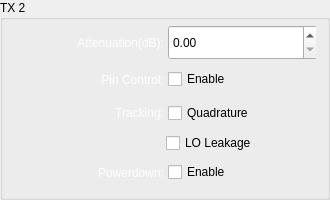
                   <widget class="QGroupBox" name="groupBox_7">
                    <property name="sizePolicy">
                     <sizepolicy hsizetype="Expanding" vsizetype="Expanding">
                      <horstretch>0</horstretch>
                      <verstretch>0</verstretch>
                     </sizepolicy>
                    </property>
                    <property name="minimumSize">
                     <size>
                      <width>330</width>
                      <height>200</height>
                     </size>
                    </property>
                    <property name="maximumSize">
                     <size>
                      <width>330</width>
                      <height>200</height>
                     </size>
                    </property>
                    <property name="title">
                     <string>TX 2</string>
                    </property>
                    <layout class="QVBoxLayout" name="verticalLayout_14">
                     <property name="topMargin">
                      <number>5</number>
                     </property>
                     <item>
                      <widget class="QFrame" name="frame_5">
                       <property name="sizePolicy">
                        <sizepolicy hsizetype="Expanding" vsizetype="Expanding">
                         <horstretch>0</horstretch>
                         <verstretch>0</verstretch>
                        </sizepolicy>
                       </property>
                       <property name="maximumSize">
                        <size>
                         <width>16777215</width>
                         <height>50</height>
                        </size>
                       </property>
                       <layout class="QHBoxLayout" name="horizontalLayout_18">
                        <property name="leftMargin">
                         <number>0</number>
                        </property>
                        <property name="topMargin">
                         <number>0</number>
                        </property>
                        <property name="rightMargin">
                         <number>0</number>
                        </property>
                        <property name="bottomMargin">
                         <number>0</number>
                        </property>
                        <item>
                         <widget class="QLabel" name="label_32">
                          <property name="sizePolicy">
                           <sizepolicy hsizetype="Expanding" vsizetype="Expanding">
                            <horstretch>0</horstretch>
                            <verstretch>0</verstretch>
                           </sizepolicy>
                          </property>
                          <property name="minimumSize">
                           <size>
                            <width>150</width>
                            <height>0</height>
                           </size>
                          </property>
                          <property name="maximumSize">
                           <size>
                            <width>150</width>
                            <height>35</height>
                           </size>
                          </property>
                          <property name="styleSheet">
                           <string notr="true">QLabel{
color:rgb(255, 255, 255);
}</string>
                          </property>
                          <property name="text">
                           <string>Attenuation(dB):</string>
                          </property>
                          <property name="alignment">
                           <set>Qt::AlignRight|Qt::AlignTrailing|Qt::AlignVCenter</set>
                          </property>
                         </widget>
                        </item>
                        <item>
                         <widget class="QDoubleSpinBox" name="hardware_gain_tx2">
                          <property name="sizePolicy">
                           <sizepolicy hsizetype="Minimum" vsizetype="Expanding">
                            <horstretch>0</horstretch>
                            <verstretch>0</verstretch>
                           </sizepolicy>
                          </property>
                          <property name="minimumSize">
                           <size>
                            <width>150</width>
                            <height>35</height>
                           </size>
                          </property>
                          <property name="maximumSize">
                           <size>
                            <width>150</width>
                            <height>35</height>
                           </size>
                          </property>
                          <property name="maximum">
                           <double>999999999.000000000000000</double>
                          </property>
                         </widget>
                        </item>
                       </layout>
                      </widget>
                     </item>
                     <item>
                      <layout class="QHBoxLayout" name="horizontalLayout_20">
                       <item>
                        <widget class="QLabel" name="label_33">
                         <property name="sizePolicy">
                          <sizepolicy hsizetype="Expanding" vsizetype="Expanding">
                           <horstretch>0</horstretch>
                           <verstretch>0</verstretch>
                          </sizepolicy>
                         </property>
                         <property name="minimumSize">
                          <size>
                           <width>150</width>
                           <height>0</height>
                          </size>
                         </property>
                         <property name="maximumSize">
                          <size>
                           <width>150</width>
                           <height>60</height>
                          </size>
                         </property>
                         <property name="styleSheet">
                          <string notr="true">QLabel{
color:rgb(255, 255, 255);
}</string>
                         </property>
                         <property name="text">
                          <string>Pin Control:</string>
                         </property>
                         <property name="alignment">
                          <set>Qt::AlignRight|Qt::AlignTrailing|Qt::AlignVCenter</set>
                         </property>
                        </widget>
                       </item>
                       <item>
                        <widget class="QCheckBox" name="tx2_atten_control_pin_mode_en">
                         <property name="minimumSize">
                          <size>
                           <width>150</width>
                           <height>0</height>
                          </size>
                         </property>
                         <property name="maximumSize">
                          <size>
                           <width>150</width>
                           <height>16777215</height>
                          </size>
                         </property>
                         <property name="text">
                          <string>Enable</string>
                         </property>
                        </widget>
                       </item>
                      </layout>
                     </item>
                     <item>
                      <layout class="QHBoxLayout" name="horizontalLayout_55">
                       <item>
                        <widget class="QLabel" name="label_44">
                         <property name="sizePolicy">
                          <sizepolicy hsizetype="Expanding" vsizetype="Expanding">
                           <horstretch>0</horstretch>
                           <verstretch>0</verstretch>
                          </sizepolicy>
                         </property>
                         <property name="minimumSize">
                          <size>
                           <width>150</width>
                           <height>0</height>
                          </size>
                         </property>
                         <property name="maximumSize">
                          <size>
                           <width>150</width>
                           <height>60</height>
                          </size>
                         </property>
                         <property name="styleSheet">
                          <string notr="true">QLabel{
color:rgb(255, 255, 255);
}</string>
                         </property>
                         <property name="text">
                          <string>Tracking:</string>
                         </property>
                         <property name="alignment">
                          <set>Qt::AlignRight|Qt::AlignTrailing|Qt::AlignVCenter</set>
                         </property>
                        </widget>
                       </item>
                       <item>
                        <widget class="QCheckBox" name="tx2_quadrature_tracking_en">
                         <property name="minimumSize">
                          <size>
                           <width>150</width>
                           <height>0</height>
                          </size>
                         </property>
                         <property name="maximumSize">
                          <size>
                           <width>150</width>
                           <height>16777215</height>
                          </size>
                         </property>
                         <property name="text">
                          <string>Quadrature</string>
                         </property>
                        </widget>
                       </item>
                      </layout>
                     </item>
                     <item>
                      <layout class="QHBoxLayout" name="horizontalLayout_56">
                       <item>
                        <spacer name="horizontalSpacer_15">
                         <property name="orientation">
                          <enum>Qt::Horizontal</enum>
                         </property>
                         <property name="sizeHint" stdset="0">
                          <size>
                           <width>40</width>
                           <height>20</height>
                          </size>
                         </property>
                        </spacer>
                       </item>
                       <item>
                        <widget class="QCheckBox" name="tx2_lo_leakage_tracking_en">
                         <property name="minimumSize">
                          <size>
                           <width>150</width>
                           <height>0</height>
                          </size>
                         </property>
                         <property name="maximumSize">
                          <size>
                           <width>150</width>
                           <height>16777215</height>
                          </size>
                         </property>
                         <property name="text">
                          <string>LO Leakage</string>
                         </property>
                        </widget>
                       </item>
                      </layout>
                     </item>
                     <item>
                      <layout class="QHBoxLayout" name="horizontalLayout_57">
                       <item>
                        <widget class="QLabel" name="label_48">
                         <property name="sizePolicy">
                          <sizepolicy hsizetype="Expanding" vsizetype="Expanding">
                           <horstretch>0</horstretch>
                           <verstretch>0</verstretch>
                          </sizepolicy>
                         </property>
                         <property name="minimumSize">
                          <size>
                           <width>150</width>
                           <height>0</height>
                          </size>
                         </property>
                         <property name="maximumSize">
                          <size>
                           <width>150</width>
                           <height>60</height>
                          </size>
                         </property>
                         <property name="styleSheet">
                          <string notr="true">QLabel{
color:rgb(255, 255, 255);
}</string>
                         </property>
                         <property name="text">
                          <string>Powerdown:</string>
                         </property>
                         <property name="alignment">
                          <set>Qt::AlignRight|Qt::AlignTrailing|Qt::AlignVCenter</set>
                         </property>
                        </widget>
                       </item>
                       <item>
                        <widget class="QCheckBox" name="tx2_powerdown_en">
                         <property name="minimumSize">
                          <size>
                           <width>150</width>
                           <height>0</height>
                          </size>
                         </property>
                         <property name="maximumSize">
                          <size>
                           <width>150</width>
                           <height>16777215</height>
                          </size>
                         </property>
                         <property name="text">
                          <string>Enable</string>
                         </property>
                        </widget>
                       </item>
                      </layout>
                     </item>
                    </layout>
                   </widget>
